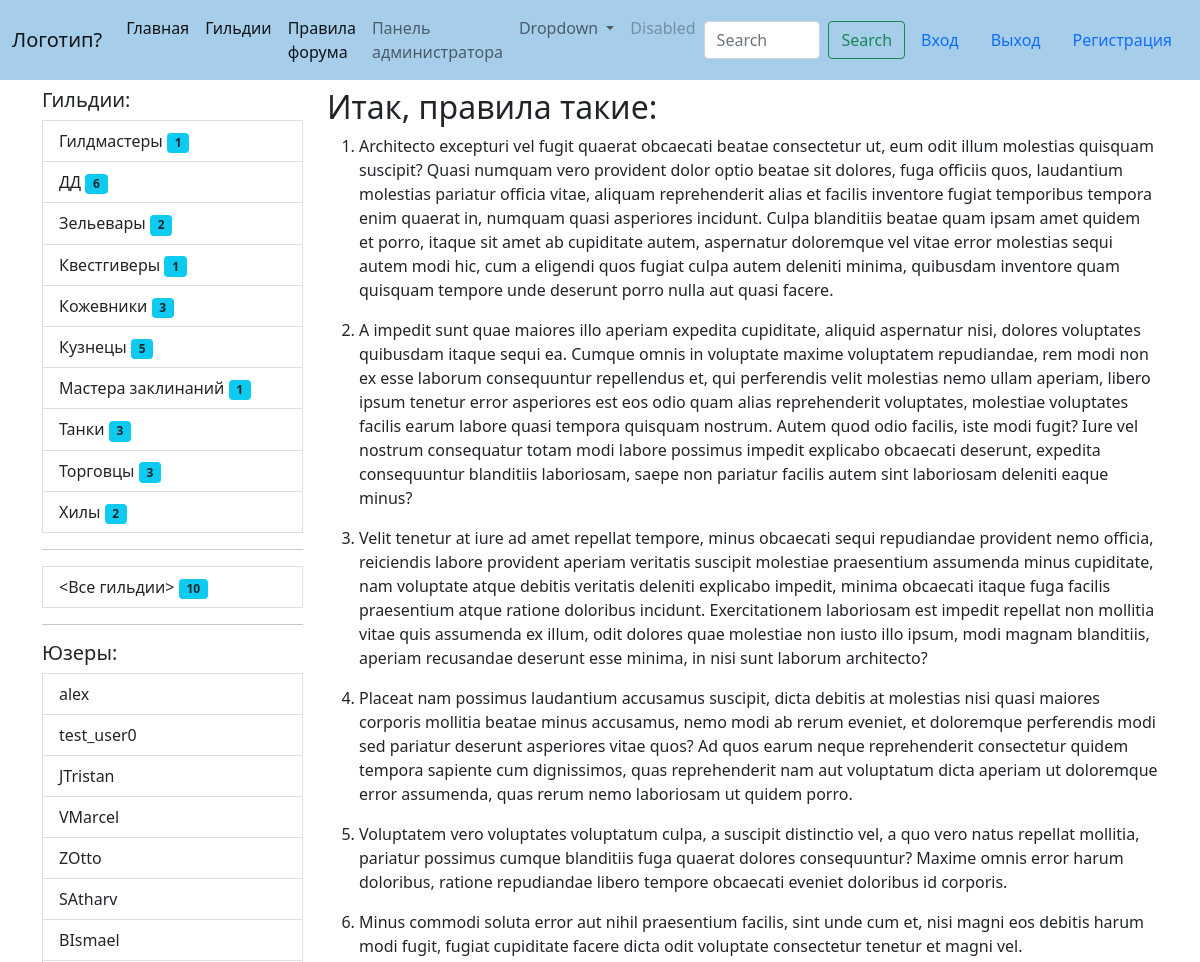
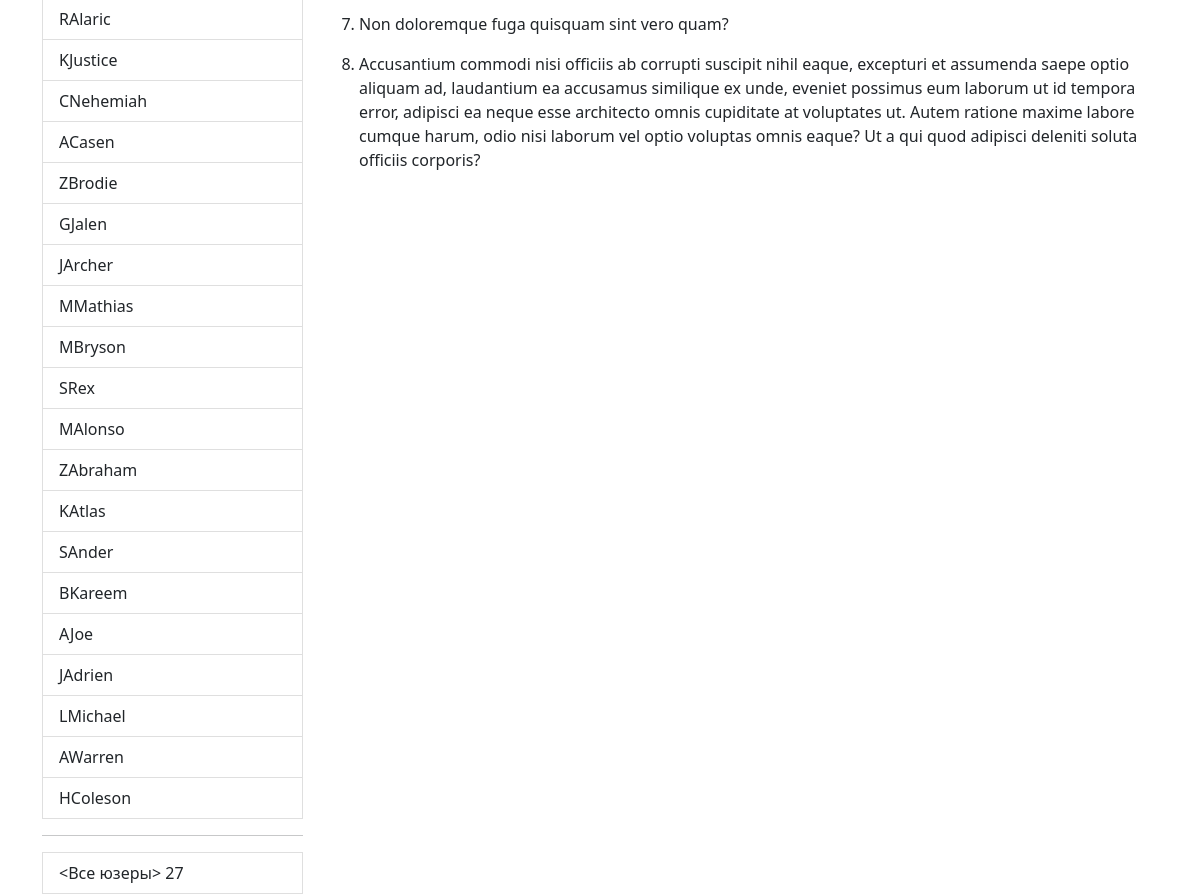
The app's page /rules with its own data (2 pictures, top to bottom).
### ads/models.py (models this page shows, shortened)
class Guild(m.Model):
    name = m.CharField(max_length=25,
                       unique=True,
                       blank=False,
                       null=False,
                       verbose_name="Наименование")
    description = m.TextField(verbose_name="Описание")
    image = m.ImageField(
        upload_to='pics/guilds',
        null=True,
        blank=True)
    def get_absolute_url(self):
        return reverse_lazy('guild_detail', kwargs={'pk': self.pk})
    class Meta:
        ordering = ['-name']
        verbose_name = "Гильдия"
        verbose_name_plural = 'Гильдии'

### users/models.py (models this page shows)
class User(AbstractUser):
    guild = models.ForeignKey(
        to=Guild,
        null=True,
        blank=True,
        on_delete=models.PROTECT)
    def __str__(self):
        return self.username
    def get_absolute_url(self):
        return reverse_lazy('user_profile', kwargs={'pk': self.pk})

### ads/views.py (the view)
# urls.py: path('rules', av.RulesView.as_view(), name='rules' ),
class RulesView(CustomContextMixin, ListView):
    model = um.User
    template_name = 'ads/rules.html'

### ads/views.py (called while the page is built)
    def get_context_data(self, **kwargs):
        context = super().get_context_data(**kwargs)
        context['guilds'] = ads.Guild.objects.annotate(cnt=Count('user'))
        context['users'] = um.User.objects.all()
        return context

### ads/templates/ads/rules.html
{% extends 'Witebord/base.html' %}
{% block content %}
<h2>Итак, правила такие:</h2>
<ol>
	<li>{% lorem 1 p random %}</li>
	<li>{% lorem 1 p random %}</li>
	<li>{% lorem 1 p random %}</li>
	<li>{% lorem 1 p random %}</li>
	<li>{% lorem 1 p random %}</li>
	<li>{% lorem 1 p random %}</li>
	<li>{% lorem 1 p random %}</li>
	<li>{% lorem 1 p random %}</li>
</ol>
{% endblock content %}

### templates/inc/_sidebar.html (shortened to what this page needs)
<div class="list-group">
    <h5>Гильдии:</h5>
    <div class="col-lt-1">
        {% for guild in guilds %}
        <a href="{{ guild.get_absolute_url }}" class="list-group-item list-group-item-action" aria-current="true">
        {{ guild.name }} <span class="badge bg-info text-dark">{{ guild.cnt }}</span>
        </a>
        {% endfor %}
        <hr>
        <a href="{% url 'guilds_list' %}" class="list-group-item list-group-item-action" aria-current="true">
            <Все гильдии> <span class="badge bg-info text-dark"> {{ guilds.count }}</span>
        </a>
    </div>
</div>
<hr>
<h5>Юзеры:</h5>
<div class="list-group">
    <div class="col-lt-1">
        {% for usr in users %}
        <a href="{{ usr.get_absolute_url }}" class="list-group-item list-group-item-action" aria-current="true">
        {{ usr|default:'anonymous' }}
        </a>
        {% endfor %}
        <hr>
        <a href="#" class="list-group-item list-group-item-action" aria-current="true">
            <Все юзеры> <span class="'badge rounded-pill text-bg-primary"> {{ users.count }}</span>
        </a>
    </div>
</div>

### records on screen
Guild: name "Гилдмастеры", cnt "1"
Guild: name "ДД", cnt "6"
Guild: name "Зельевары", cnt "2"
Guild: name "Квестгиверы", cnt "1"
Guild: name "Кожевники", cnt "3"
Guild: name "Кузнецы", cnt "5"
Guild: name "Мастера заклинаний", cnt "1"
Guild: name "Танки", cnt "3"
Guild: name "Торговцы", cnt "3"
Guild: name "Хилы", cnt "2"
User: username "alex"
User: username "test_user0"
User: username "JTristan"
User: username "VMarcel"
User: username "ZOtto"
User: username "SAtharv"
User: username "BIsmael"
User: username "RAlaric"
User: username "KJustice"
User: username "CNehemiah"
User: username "ACasen"
User: username "ZBrodie"
User: username "GJalen"
User: username "JArcher"
User: username "MMathias"
User: username "MBryson"
User: username "SRex"
User: username "MAlonso"
User: username "ZAbraham"
User: username "KAtlas"
User: username "SAnder"
User: username "BKareem"
User: username "AJoe"
User: username "JAdrien"
User: username "LMichael"
User: username "AWarren"
User: username "HColeson"

### other values on screen
{{ guilds.count }} "10"
{{ users.count }} "27"
